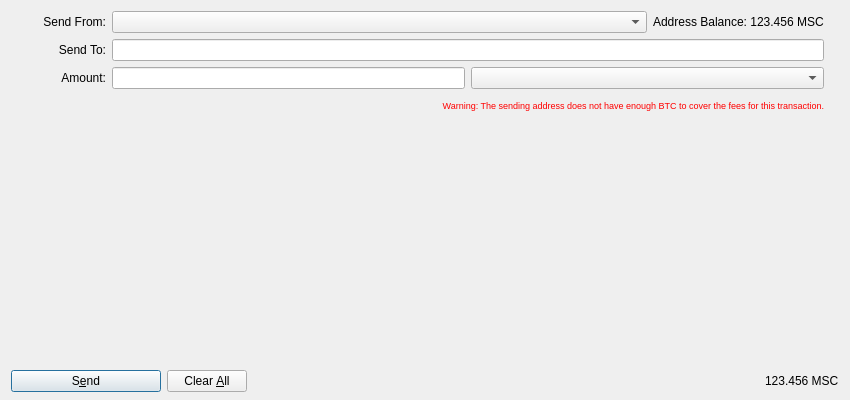
<?xml version="1.0" encoding="UTF-8"?>
<ui version="4.0">
 <class>SendMPDialog</class>
 <widget class="QDialog" name="SendMPDialog">
  <property name="geometry">
   <rect>
    <x>0</x>
    <y>0</y>
    <width>850</width>
    <height>400</height>
   </rect>
  </property>
  <property name="windowTitle">
   <string>Send Coins</string>
  </property>
  <property name="autoFillBackground">
   <bool>true</bool>
  </property>
  <layout class="QVBoxLayout" name="verticalLayout" stretch="1,0">
   <property name="bottomMargin">
    <number>8</number>
   </property>
   <item>
    <widget class="QScrollArea" name="scrollArea">
     <property name="frameShape">
      <enum>QFrame::NoFrame</enum>
     </property>
     <property name="frameShadow">
      <enum>QFrame::Plain</enum>
     </property>
     <property name="widgetResizable">
      <bool>true</bool>
     </property>
     <widget class="QWidget" name="scrollAreaWidgetContents">
      <property name="geometry">
       <rect>
        <x>0</x>
        <y>0</y>
        <width>832</width>
        <height>351</height>
       </rect>
      </property>
      <layout class="QVBoxLayout" name="verticalLayout_2" stretch="0,0,0,0,1">
       <property name="leftMargin">
        <number>0</number>
       </property>
       <property name="topMargin">
        <number>0</number>
       </property>
       <property name="rightMargin">
        <number>0</number>
       </property>
       <property name="bottomMargin">
        <number>0</number>
       </property>
       <item>
        <layout class="QHBoxLayout" name="FromHLayout">
         <item>
          <widget class="QLabel" name="sendFromLabel">
           <property name="sizePolicy">
            <sizepolicy hsizetype="Fixed" vsizetype="Fixed">
             <horstretch>0</horstretch>
             <verstretch>0</verstretch>
            </sizepolicy>
           </property>
           <property name="minimumSize">
            <size>
             <width>95</width>
             <height>0</height>
            </size>
           </property>
           <property name="text">
            <string>Send From:</string>
           </property>
           <property name="alignment">
            <set>Qt::AlignRight|Qt::AlignTrailing|Qt::AlignVCenter</set>
           </property>
           <property name="margin">
            <number>8</number>
           </property>
          </widget>
         </item>
         <item>
          <widget class="QComboBox" name="sendFromComboBox">
           <property name="sizePolicy">
            <sizepolicy hsizetype="Expanding" vsizetype="Fixed">
             <horstretch>0</horstretch>
             <verstretch>0</verstretch>
            </sizepolicy>
           </property>
          </widget>
         </item>
         <item>
          <widget class="QLabel" name="addressBalanceLabel">
           <property name="text">
            <string>Address Balance: 123.456 MSC</string>
           </property>
          </widget>
         </item>
         <item>
          <spacer name="horizontalSpacer_2">
           <property name="orientation">
            <enum>Qt::Horizontal</enum>
           </property>
           <property name="sizeType">
            <enum>QSizePolicy::Fixed</enum>
           </property>
           <property name="sizeHint" stdset="0">
            <size>
             <width>15</width>
             <height>20</height>
            </size>
           </property>
          </spacer>
         </item>
        </layout>
       </item>
       <item>
        <layout class="QHBoxLayout" name="ToHLayout">
         <item>
          <widget class="QLabel" name="sendToLabel">
           <property name="minimumSize">
            <size>
             <width>95</width>
             <height>0</height>
            </size>
           </property>
           <property name="layoutDirection">
            <enum>Qt::LeftToRight</enum>
           </property>
           <property name="text">
            <string>Send To:</string>
           </property>
           <property name="alignment">
            <set>Qt::AlignRight|Qt::AlignTrailing|Qt::AlignVCenter</set>
           </property>
           <property name="margin">
            <number>8</number>
           </property>
          </widget>
         </item>
         <item>
          <widget class="QLineEdit" name="sendToLineEdit"/>
         </item>
         <item>
          <spacer name="horizontalSpacer_3">
           <property name="orientation">
            <enum>Qt::Horizontal</enum>
           </property>
           <property name="sizeType">
            <enum>QSizePolicy::Fixed</enum>
           </property>
           <property name="sizeHint" stdset="0">
            <size>
             <width>15</width>
             <height>20</height>
            </size>
           </property>
          </spacer>
         </item>
        </layout>
       </item>
       <item>
        <layout class="QHBoxLayout" name="horizontalLayout_3">
         <property name="bottomMargin">
          <number>0</number>
         </property>
         <item>
          <widget class="QLabel" name="amountLabel">
           <property name="minimumSize">
            <size>
             <width>95</width>
             <height>0</height>
            </size>
           </property>
           <property name="text">
            <string>Amount:</string>
           </property>
           <property name="alignment">
            <set>Qt::AlignRight|Qt::AlignTrailing|Qt::AlignVCenter</set>
           </property>
           <property name="margin">
            <number>8</number>
           </property>
          </widget>
         </item>
         <item>
          <widget class="QLineEdit" name="amountLineEdit"/>
         </item>
         <item>
          <widget class="QComboBox" name="propertyComboBox">
           <property name="sizePolicy">
            <sizepolicy hsizetype="Expanding" vsizetype="Fixed">
             <horstretch>0</horstretch>
             <verstretch>0</verstretch>
            </sizepolicy>
           </property>
          </widget>
         </item>
         <item>
          <spacer name="horizontalSpacer_5">
           <property name="orientation">
            <enum>Qt::Horizontal</enum>
           </property>
           <property name="sizeType">
            <enum>QSizePolicy::Fixed</enum>
           </property>
           <property name="sizeHint" stdset="0">
            <size>
             <width>15</width>
             <height>20</height>
            </size>
           </property>
          </spacer>
         </item>
        </layout>
       </item>
       <item>
        <layout class="QHBoxLayout" name="horizontalLayout_4">
         <property name="bottomMargin">
          <number>0</number>
         </property>
         <item>
          <widget class="QLabel" name="feeWarningLabel">
           <property name="font">
            <font>
             <pointsize>7</pointsize>
            </font>
           </property>
           <property name="styleSheet">
            <string notr="true">QLabel { color:red;} </string>
           </property>
           <property name="text">
            <string>Warning: The sending address does not have enough BTC to cover the fees for this transaction.</string>
           </property>
           <property name="alignment">
            <set>Qt::AlignRight|Qt::AlignTrailing|Qt::AlignVCenter</set>
           </property>
          </widget>
         </item>
         <item>
          <spacer name="horizontalSpacer_4">
           <property name="orientation">
            <enum>Qt::Horizontal</enum>
           </property>
           <property name="sizeType">
            <enum>QSizePolicy::Fixed</enum>
           </property>
           <property name="sizeHint" stdset="0">
            <size>
             <width>15</width>
             <height>20</height>
            </size>
           </property>
          </spacer>
         </item>
        </layout>
       </item>
       <item>
        <spacer name="verticalSpacer">
         <property name="orientation">
          <enum>Qt::Vertical</enum>
         </property>
         <property name="sizeHint" stdset="0">
          <size>
           <width>20</width>
           <height>40</height>
          </size>
         </property>
        </spacer>
       </item>
      </layout>
     </widget>
    </widget>
   </item>
   <item>
    <layout class="QHBoxLayout" name="horizontalLayout">
     <item>
      <widget class="QPushButton" name="sendButton">
       <property name="minimumSize">
        <size>
         <width>150</width>
         <height>0</height>
        </size>
       </property>
       <property name="toolTip">
        <string>Confirm the send action</string>
       </property>
       <property name="text">
        <string>S&amp;end</string>
       </property>
       <property name="icon">
        <iconset>
         <normaloff>:/icons/send</normaloff>:/icons/send</iconset>
       </property>
       <property name="default">
        <bool>true</bool>
       </property>
      </widget>
     </item>
     <item>
      <widget class="QPushButton" name="clearButton">
       <property name="sizePolicy">
        <sizepolicy hsizetype="Minimum" vsizetype="Fixed">
         <horstretch>0</horstretch>
         <verstretch>0</verstretch>
        </sizepolicy>
       </property>
       <property name="toolTip">
        <string>Clear all fields of the form.</string>
       </property>
       <property name="text">
        <string>Clear &amp;All</string>
       </property>
       <property name="icon">
        <iconset>
         <normaloff>:/icons/remove</normaloff>:/icons/remove</iconset>
       </property>
       <property name="autoRepeatDelay">
        <number>300</number>
       </property>
       <property name="autoDefault">
        <bool>false</bool>
       </property>
      </widget>
     </item>
     <item>
      <spacer name="horizontalSpacer">
       <property name="orientation">
        <enum>Qt::Horizontal</enum>
       </property>
       <property name="sizeHint" stdset="0">
        <size>
         <width>40</width>
         <height>20</height>
        </size>
       </property>
      </spacer>
     </item>
     <item>
      <layout class="QHBoxLayout" name="horizontalLayout_2">
       <property name="spacing">
        <number>3</number>
       </property>
       <item>
        <widget class="QLabel" name="globalBalanceLabel">
         <property name="sizePolicy">
          <sizepolicy hsizetype="Preferred" vsizetype="Fixed">
           <horstretch>0</horstretch>
           <verstretch>0</verstretch>
          </sizepolicy>
         </property>
         <property name="cursor">
          <cursorShape>IBeamCursor</cursorShape>
         </property>
         <property name="text">
          <string notr="true">123.456 MSC</string>
         </property>
         <property name="textInteractionFlags">
          <set>Qt::LinksAccessibleByMouse|Qt::TextSelectableByKeyboard|Qt::TextSelectableByMouse</set>
         </property>
        </widget>
       </item>
      </layout>
     </item>
    </layout>
   </item>
  </layout>
 </widget>
 <resources>
  <include location="../bitcoin.qrc"/>
 </resources>
 <connections/>
</ui>
